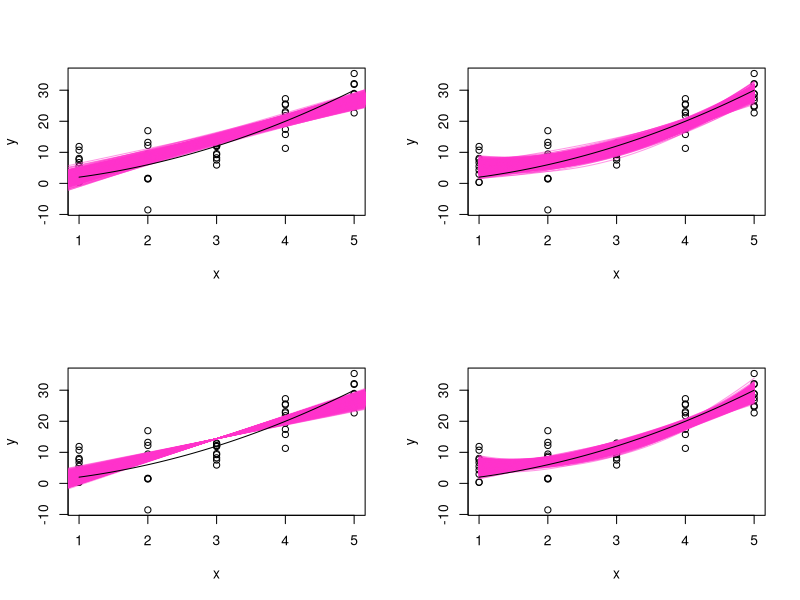

This figure's R source:
xUnique = 1:5
trueCoeff = c(0, 1, 1)

getData = function(coefs = c(0, 1, 1), xs = 1:5, dupl = 10,
                   sd = 5, seed=2222){
  ### This function creates the artificial data
  set.seed(seed)
  x = rep(xs, each = dupl)
  y = coefs[1] + coefs[2]*x + coefs[3] * x^2 + 
    rnorm(length(x), 0, sd)
  return(data.frame(x, y))
}

### 
genBootY = function(x, y, rep = TRUE){
  ### For each unique x value, take a sample of the
  ### corresponding y values, with replacement.
  ### Return a vector of random y values the same length as y
  ### You can assume that the xs are sorted
  ### Hint use tapply here!
  sampling = function(y){
    sample(y, length(y),replace = TRUE)}
  return(as.vector(unlist(tapply(y, x, sampling))))  
  
}

genBootR = function(fit, err, rep = TRUE){
  ### Sample the errors 
  ### Add the errors to the fit to create a y vector
  ### Return a vector of y values the same length as fit
  ### HINT: It can be easier to sample the indices than the values
  return(fit + sample(err, length(fit)))
}

fitModel = function(x, y, degree = 1){
  ### use the lm function to fit a line of a quadratic 
  ### e.g. y ~ x or y ~ x + I(x^2)
  ### y and x are numeric vectors of the same length
  ### Return the coefficients as a vector 
  ### HINT: Take a look at the repBoot function to see how to use lm()
  if(degree == 1)
    coef = lm(y ~ x)$coefficients
  else
    coef = lm(y ~ x + I(x^2))$coefficients
  return(coef)
}

oneBoot = function(data, fit = NULL, degree = 1){
  ###  data are either your data (from call to getData)
  ###  OR fit and errors from fit of line to data
  ###  OR fit and errors from fit of quadratic to data  
  if(is.null(fit))
    bootstrapY = genBootY(data[ ,1],data[ ,2])
  else
    bootstrapY = genBootR(fit[ ,1],fit[ ,2])
  return (fitModel(data[ ,1], bootstrapY, degree))
}

### Use fitModel to fit a model to this bootstrap Y   


repBoot = function(data, B = 1000){
  
  ### Set up the inputs you need for oneBoot, i.e.,
  ### create errors and fits for line and quadratic
  
  ### replicate a call to oneBoot B times
  ### format the return value so that you have a list of
  ### length 4, one for each set of coefficients
  ### each element will contain a data frame with B rows
  ### and one or two columns, depending on whether the 
  ### fit is for a line or a quadratic
  ### Return this list
  
  ### Replicate a call to oneBoot B times for 
  ### each of the four conditions
  lr = lm(data[ ,2] ~ data[ ,1])$residuals
  qr = lm(data[ ,2]~data[ ,1] + I(data[ ,1]^2))$residuals
  lfit = lm(data[ ,2] ~ data[ ,1])$fitted.values
  qfit = lm(data[ ,2] ~ data[ ,1] + I(data[ ,1]^2))$fitted.values
  l = matrix(c(lfit, lr), ncol=2)
  q = matrix(c(qfit, qr), ncol=2)
  
  n1=c()
  n2=c()
  n3=c()
  n4=c()
  
  for (i in 1:B)
    n1 = c(n1, oneBoot(data, fit=NULL, degree = 1))
  for (i in 1:B)
    n2 = c(n2, oneBoot(data, fit=NULL, degree = 2))
  for (i in 1:B)
    n3 = c(n3, oneBoot(data, fit=l, degree = 1))
  for (i in 1:B)
    n4 = c(n4, oneBoot(data, fit=q, degree = 2))
  
  n1 = as.data.frame(matrix(n1, ncol = 2, byrow=TRUE))
  n2 = as.data.frame(matrix(n2, ncol = 3, byrow=TRUE))
  n3 = as.data.frame(matrix(n3, ncol = 2, byrow=TRUE))
  n4 = as.data.frame(matrix(n4, ncol = 3, byrow=TRUE))
  co = list(n1, n2, n3, n4)
  
  ### Format the return value so that you have a list of
  ### length 4, one for each set of coefficients
  ### each element will contain a matrix with B columns
  ### and two or three rows, depending on whether the 
  ### fit is for a line or a quadratic
  ### Return this list
  
  return(co)
} 

bootPlot = function(x, y, coeff, trueCoeff){
  ### x and y are the original data
  ### coeff is a matrix from repBoot
  ### trueCoeff contains the true coefficients 
  ### that generated the data
  plot(x, y)
  ### Make a scatter plot of data
  
  ### Add lines or curves for each row in coeff
  ### Use transparency
  ### You should use mapply to construct all 
  ### 1000 of the bootstrapped lines of best fit 
  ### Have a look at ?mapply for details.
  ### This can be done in ggplot2 or base graphics.
  if (ncol(coeff) == 2){
    mapply(abline, coeff[ ,1], coeff[ ,2], col = rgb(1, 0.2, 0.8, alpha = 0.5))}
  else{
    mapply(function(a, b, c){curve(c*x^2 + b*x + a, add = TRUE, col = rgb(1, 0.2, 0.8, alpha = 0.5))},
           coeff[ ,1], coeff[ ,2], coeff[ ,3])
  }
  ### Use trueCoeff to add true line/curve - 
  ###  Make the true line/curve stand out
  curve(trueCoeff[3]*x^2 + trueCoeff[2]*x + trueCoeff[1],add=TRUE, col = rgb(0, 0, 0))
}

### Run your simulation by calling this function
### This function doesn't need any changing
runSim = function(){
  xUnique = 1:5
  trueCoeff = c(0, 1, 1)
  myData = getData(coefs = trueCoeff, xs = xUnique)
  expt = repBoot(data = myData)
  par(mfrow = c(2, 2))
  for (i in 1:4){
    bootPlot(myData$x, myData$y, 
             coeff = expt[[i]], trueCoeff) 
  }
  return(expt)
}

simulation = runSim()
